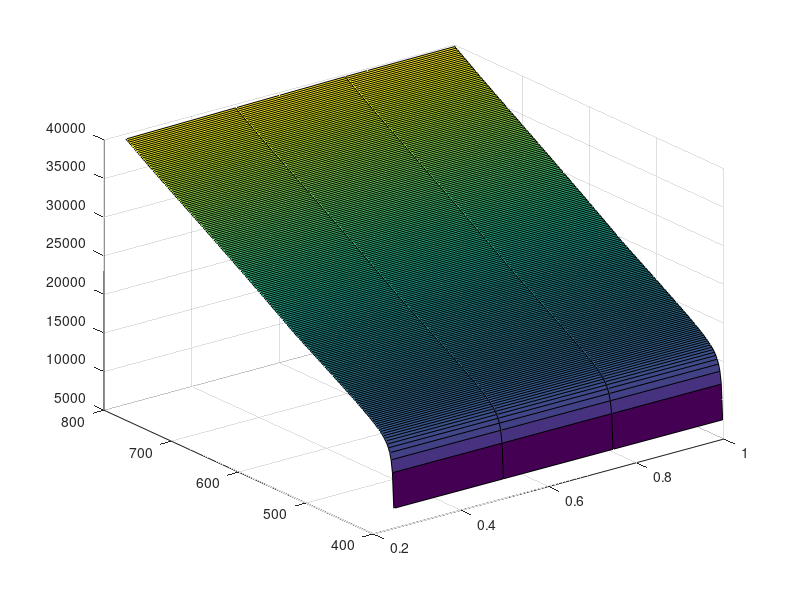

MATLAB code for this plot: (Note: this script raises an error after producing the figure.)
%function [policyopt valuefit alpha policy policyint v X u1 ] = findpolicystochastic(n,beta,r,k,g,c0,c1,A,rec,S,re,max_k,min_k,tol,maxit)


clear all
beta = .96;   % discount factor
r=1   %average rain
k=-.89  %Slope of demand curve
g=1.48  %Intercept of demand curve
c0=.1664   %fixed pump cost
c1=-.0001664  %variable pump cost
A= 625    %Area of aquifer
rec=40    %Aquifer Recharge
S=.17   %Storitivity
re=.2   %percent returned irrigation water
max_k = 800; % max water level 
min_k = 400;  % min water level
tol = 1e-4; % convergence tolerance
maxit = 3000; % maximum number of loop iterations
n=200
r=[.25,.5,.75,1]'
P=[.25,.25,.25,.25]'





alpha=@(x) ((x-min_k)/(max_k-min_k))*A

% Gamma is the choice set for next period's capital given current capital
% holdings (x). We will use Gamma(x) to compute the return function to make
% sure our choice for next period's capital is feasible. I.e. y <= Gamma(x)

Gamma = @(x) x + (1/(A*S))*rec;

u1 = @(w,x,r)  (((((r+w).^2)./2.*k) - ((g.*(r+w))./k) - (c0+c1.*x)*w)).*alpha(x) + A-alpha(x).*((r.^2)/(2.*k.* - (g.*r)./k)) ; % profit from water pumped (1 period)
%u2= @(x)  (r.^2)/2.*k.*alpha - (g.*r)./k  dyrland only



X = linspace(min_k,max_k,n); % an evenly spaced grid

% pre-compute the return function on the entire grid of states and possible
% choice variables.

R = NaN(n,n,size(r,1));

for i = 1:n % loop over the capital states;
    x = X(i);
    for j = 1:n % loop over next period's capital states;
        y = X(j);
        for e=1:size(r) %loop over realizations of r
            
        
        R(i,j,e) = -Inf; % set the default return to negative infinity
        
        % check to see if next period's capital choice is feasible
        if(y <= Gamma(x)&&y>= min_k && y<= max_k);
            % if so, set the appropriate return
            R(i,j,e) = u1(r(e)+((y-x).*(A.*S) - rec)./((re-1).*alpha(x)),x,r(e));% This is implicitly u1(w,x), where w is the difference between the hights in current and future correcting for storitivity and area, recharge, returned irrigation water
            wp(i,j,e)= ((y-x).*(A.*S) - rec)./((re-1).*alpha(x));
        end
        end
    end

end


%% Value function iteration loop
v = zeros(n,size(r,1)); % initialize value function "guess" to zeros
tv = v; % pre-allocate space for the updated value function

% loop until either we converge or we hit the maximum number of iterations
for i=1:maxit
    % loop over all possible capital states
    for j=1:n
        % use the bellman mapping T(v) to map v into tv
        for e=1:size(r,1)
        
        [tv(j,e) I(:,j)] = max(R(j,:,e)' + beta.* v*P);
         
        end
        
       % policy(1,j)= wp(j,I(j));
    end
    
    % compute the "distance" between the old and new value functions
    diff = max(abs(tv - v));
    fprintf('Iteration %3d: %.6f\n',i,diff);

    % check for convergence
    if(diff < tol);
        fprintf('Value function iteration has converged.\n');
        break;
    end
    
    % update the old value function values with the new ones
    v = tv;
end

surf(r,X,v)
%Recover the policy function
%for b=1:n;
    
    %policy(1,b)=wp(b,I(b));
    
%end;r


%%Interpolation Code

v(1,:)=v(2,:)-10e2 ;   %makes value at 0 water a very large negative number instead of -inf


[xData, yData, zData] = prepareSurfaceData( r, X, v );

% Set up fittype and options.
ft = 'cubicinterp';
opts = fitoptions( ft );
opts.Normalize = 'on';

% Fit model to data.
[valuefit, gof] = fit( [xData, yData], zData, ft, opts );



valueint=@(w,x,r) -(u1(w,x,r)+ beta.*valuefit(r,(x + (rec + (re-1).*w.*alpha(x))./(A.*S)))) % this is the function to optimize

for i=1:n; %loops over water levels

    x=X(i);
    
    for e=1:size(r,1)  %loop over realizations of rainfall
        
[policyint(i,e) fval(i,e)]= fminsearch(@(w)valueint(w,x,r(e)),.2); % calculates optimal policy at levels

if(policyint(i)<=0);
    policyint(i)=0;
end
    end
    
    
end



%% Show the results

subplot (2, 1, 1);
plot(X,valuefit(X)); % plot results
title('Optimal value for current elevation (from sea level)');
xlabel('Water Table Elevation');
ylabel('Present discounted value');

subplot (2, 1, 2);
plot(X(1:end),policyint)


% Set up fittype and options.
ft = fittype( 'exp2' );
opts = fitoptions( ft );
opts.Display = 'Off';
opts.Lower = [-Inf -Inf -Inf -Inf];
opts.Robust = 'LAR';
opts.StartPoint = [0.289279112027984 0.0614232257589408 -6.00343199211108e-05 -4.75588348957778];
opts.Upper = [Inf Inf Inf Inf];
opts.Normalize = 'on';


% Fit model to data.


policyopt=fit(X(1:end)',policyint',ft,opts)


%end





